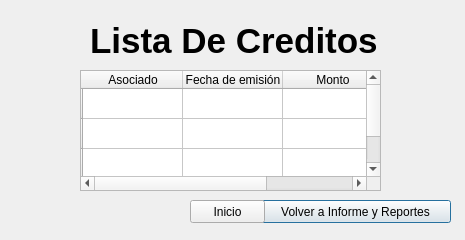
<?xml version="1.0" encoding="UTF-8"?>
<ui version="4.0">
 <class>listadoCredito</class>
 <widget class="QDialog" name="listadoCredito">
  <property name="geometry">
   <rect>
    <x>0</x>
    <y>0</y>
    <width>465</width>
    <height>240</height>
   </rect>
  </property>
  <property name="windowTitle">
   <string>Dialog</string>
  </property>
  <widget class="QTableWidget" name="tableWidget">
   <property name="geometry">
    <rect>
     <x>80</x>
     <y>70</y>
     <width>301</width>
     <height>121</height>
    </rect>
   </property>
   <row>
    <property name="text">
     <string/>
    </property>
   </row>
   <row>
    <property name="text">
     <string/>
    </property>
   </row>
   <row>
    <property name="text">
     <string/>
    </property>
   </row>
   <column>
    <property name="text">
     <string>Asociado</string>
    </property>
   </column>
   <column>
    <property name="text">
     <string>Fecha de emisión</string>
    </property>
   </column>
   <column>
    <property name="text">
     <string>Monto</string>
    </property>
   </column>
  </widget>
  <widget class="QLabel" name="label">
   <property name="geometry">
    <rect>
     <x>90</x>
     <y>20</y>
     <width>291</width>
     <height>41</height>
    </rect>
   </property>
   <property name="font">
    <font>
     <family>Arial</family>
     <pointsize>26</pointsize>
     <weight>75</weight>
     <bold>true</bold>
    </font>
   </property>
   <property name="text">
    <string>Lista De Creditos</string>
   </property>
  </widget>
  <widget class="QPushButton" name="pushButton_2">
   <property name="geometry">
    <rect>
     <x>260</x>
     <y>200</y>
     <width>191</width>
     <height>23</height>
    </rect>
   </property>
   <property name="text">
    <string>Volver a Informe y Reportes</string>
   </property>
  </widget>
  <widget class="QPushButton" name="pushButton_3">
   <property name="geometry">
    <rect>
     <x>190</x>
     <y>200</y>
     <width>75</width>
     <height>23</height>
    </rect>
   </property>
   <property name="text">
    <string>Inicio</string>
   </property>
  </widget>
 </widget>
 <resources/>
 <connections/>
</ui>
